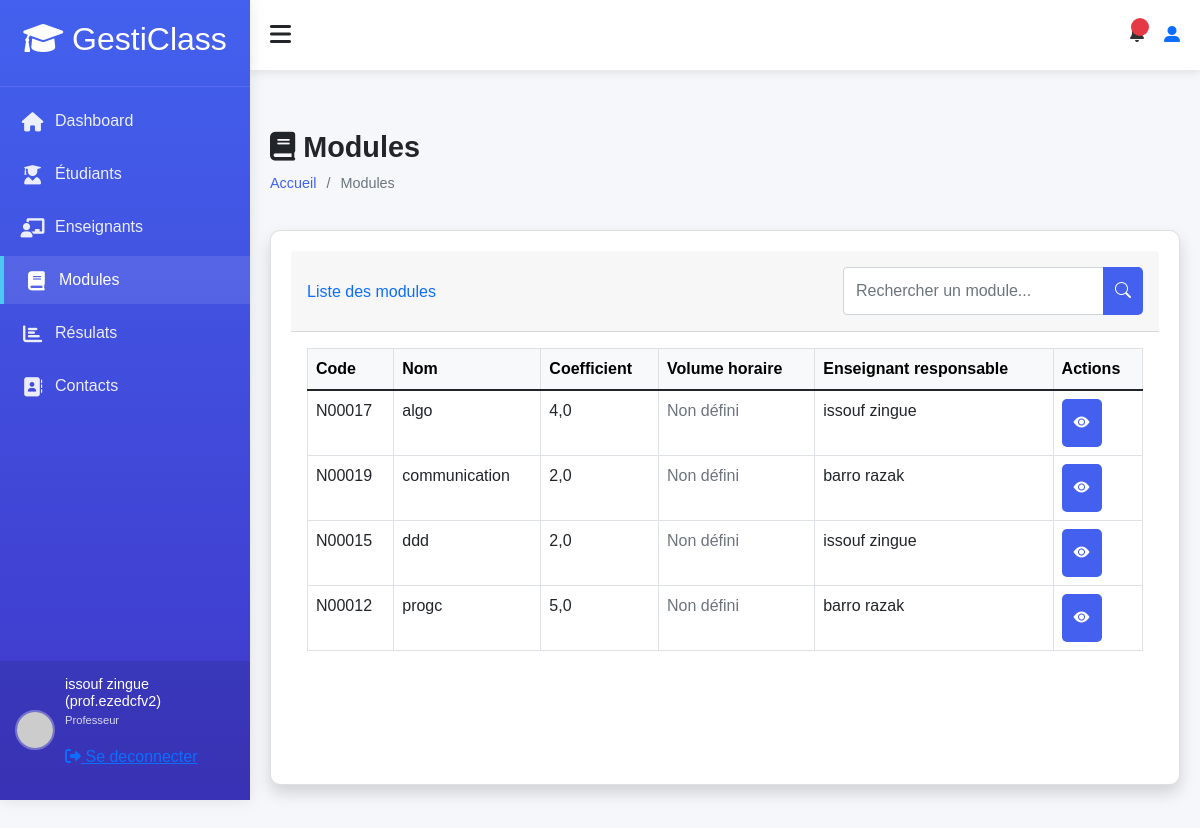
The app's page /accounts/modules/list/ (signed in) with its own data.
### accounts/models.py (models this page shows, shortened)
class User(AbstractUser):
    ROLE_CHOICES = (
        ('admin', 'Administrateur'),
        ('teacher', 'Enseignant'),
        ('student', 'Élève'),
    )
    profil = models.CharField(max_length=10, choices=ROLE_CHOICES, default='student')
    phone = models.CharField(max_length=20, blank=True)
    birth_date = models.DateField(null=True, blank=True)
    photo = models.ImageField(upload_to='users/', null=True, blank=True)
    specialty = models.CharField(max_length=100, null=True, blank=True)
    hire_date = models.DateField(null=True, blank=True)
    address = models.TextField(blank=True)
    is_student = models.BooleanField(default=False)
    is_teacher = models.BooleanField(default=False)
    phone_number = models.CharField(max_length=15, blank=True)
    date_of_birth = models.DateField(null=True, blank=True)
    def __str__(self):
        return f"{self.first_name} {self.last_name} ({self.username})"
    def is_teacher(self):
        return self.profil == 'teacher'
    def is_student(self):
        return self.profil == 'student'
    class Meta:
        permissions = [
        ("peut_acceder_module", "Peut acceder au module"),
        ("peut_acceder_aux_eleve", "Peut acceder aux eleves"),
        ("peut_acceder_aux_enseignants", "peut acceder aux enseigants"),
        ("peut_acceder_aux_roles", "peut acceder aux roles"),
        ("peut_acceder_au_student_dashboard", "Peut accéder au tableau de bord étudiant"),
        ("peut_acceder_au_teacher_dashboard", "Peut accéder au tableau de bord enseignant"),
        ("peut_acceder_au_admin_dashboard", "Peut accéder au tableau de bord administrateur"),
        ("can_view_student_list", "Peut voir la liste des étudiants"),
        ("can_view_teacher_list", "Peut voir la liste des enseignants"),
        ("can_view_module_list", "Peut voir la liste des modules"),
        ("can_view_results_list", "Peut voir la liste résultats"),
        ("can_view_module_details", "Peut les details d'un module"),
        ("can_view_student_details", "Peut voir les détails d'un étudiant"),
        ("can_view_teacher_details", "Peut voir les détails d'un enseignant"),
        ("can_view_own_details", "Peut voir ses propres détails"),
        ("cans_view_results", "Peut voir les résultats"),
        ("can_view_own_results", "Peut voir ses propres résultats"),
        ("view_role", "Peut voir les rôles"),
        ("add_role", "Peut ajouter un rôle"),
        ("change_role", "Peut modifier un rôle"),
        ("delete_role", "Peut supprimer un rôle"),
        ("assign_role", "Peut assigner des rôles"),
        ("view_timetable", "Peut voir l'emploi du temps"),
        ("manage_timetable", "Peut gérer l'emploi du temps"),
        ("can_add_teacher", "Peut ajouter un enseignant"),
        ("can_add_student", "Peut ajouter un étudiant"),
        ("can_change_teacher", "Peut modifier un enseignant"),
        ("can_change_student", "Peut modifier un étudiant"),
        ("can_delete_teacher", "Peut supprimer un enseignant"),
        ("can_delete_student", "Peut supprimer un étudiant"),
        ("can_view_schoolinfo", "Peut voir les informations de l'école"),
        ("can_add_schoolinfo", "Peut ajouter les informations de l'école"),
        ("can_change_schoolinfo", "Peut modifier les informations de l'école"),
        ("can_delete_schoolinfo", "Peut supprimer les informations de l'école"),
        ]

class Module(models.Model):
    SEMESTER_CHOICES = [
        ('S1', 'Semestre 1'),
        ('S2', 'Semestre 2'),
        ('S3', 'Semestre 3'),
        ('S4', 'Semestre 4'),
        ('S5', 'Semestre 5'),
        ('S6', 'Semestre 6'),
    ]
    name = models.CharField(max_length=100, verbose_name="Nom du module")
    code = models.CharField(max_length=20, unique=True, verbose_name="Code du module")
    description = models.TextField(blank=True, verbose_name="Description")
    coefficient = models.FloatField(default=1, verbose_name="Coefficient")
    credit = models.IntegerField(default=1, verbose_name="Crédits")
    semester = models.CharField(
        max_length=2,
        choices=SEMESTER_CHOICES,
        blank=True,
        null=True,
        verbose_name="Semestre"
    )
    teacher = models.ForeignKey(
        User,
        on_delete=models.SET_NULL,
        null=True,
        blank=True,
        limit_choices_to={'profil': 'teacher'},
        verbose_name="Enseignant"
    )

### accounts/views.py (the view)
# urls.py: path('modules/list/', views.modules_list,
@login_required
@permission_required('accounts.can_view_module_list', raise_exception=True)
def modules_list(request):
    modules = Module.objects.all().order_by('name')
    is_admin_user = request.user.is_superuser
    semester = request.GET.get('semester')
    if semester:
        modules = modules.filter(semester=semester)
    teacher_id = request.GET.get('teacher')
    if teacher_id:
        modules = modules.filter(teacher_id=teacher_id)
    teachers = User.objects.filter(profil='teacher')
    semesters = [
        ('S1', 'Semestre 1'),
        ('S2', 'Semestre 2'),
        ('S3', 'Semestre 3'),
        ('S4', 'Semestre 4'),
        ('S5', 'Semestre 5'),
        ('S6', 'Semestre 6'),
    ]
    context = {
        'modules': modules,
        'teachers': teachers,
        'semesters': semesters,
        'selected_semester': semester,
        'selected_teacher': teacher_id,
        'is_admin': is_admin_user,
        'title': 'Liste des modules'
    }
    return render(request, 'modules/list.html', context)

### accounts/templates/modules/list.html (shortened to what this page needs)
{% extends "models/base.html" %}
{% load static %}
{% block content %}
<div class="content">
    <div class="page-title">
        <div>
            <h2><i class="fas fa-book me-2"></i>Modules</h2>
            <ul class="breadcrumb">
                <li><a href="{% url 'dashboard:home' %}">Accueil</a></li>
                <li>Modules</li>
            </ul>
        </div>
    </div>
    <div class="card shadow mb-4">
        <div class="card-header py-3 d-flex flex-row align-items-center justify-content-between">
            <h6 class="m-0 font-weight-bold text-primary">Liste des modules</h6>
            <div class="d-flex gap-2">
                <div class="input-group" style="width: 300px;">
                    <input type="text" class="form-control" placeholder="Rechercher un module..." id="searchInput">
                    <button class="btn btn-outline-primary" type="button" id="searchButton">
                        <i class="bi bi-search"></i>
                    </button>
                </div>
            </div>
        </div>
        <div class="card-body">
            <div class="table-responsive">
                <table class="table table-bordered table-hover" id="moduleTable" width="100%" cellspacing="0">
                    <thead class="table-light">
                        <tr>
                            <th>Code</th>
                            <th>Nom</th>
                            <th>Coefficient</th>
                            <th>Volume horaire</th>
                            <th>Enseignant responsable</th>
                            <th>Actions</th>
                        </tr>
                    </thead>
                    <tbody>
                        {% for module in modules %}
                        <tr>
                            <td>{{ module.code }}</td>
                            <td>{{ module.name }}</td>
                            <td>{{ module.coefficient }}</td>
                            <td>
                                {% if module.cm_hours or module.td_hours or module.tp_hours %}
                                    {% if module.cm_hours %}<span class="badge bg-primary me-1">CM: {{ module.cm_hours }}h</span>{% endif %}
                                    {% if module.td_hours %}<span class="badge bg-info me-1">TD: {{ module.td_hours }}h</span>{% endif %}
                                    {% if module.tp_hours %}<span class="badge bg-success">TP: {{ module.tp_hours }}h</span>{% endif %}
                                {% else %}
                                    <span class="text-muted">Non défini</span>
                                {% endif %}
                            </td>
                            <td>
                                {% if module.teacher %}
                                    {{ module.teacher.get_full_name }}
                                {% else %}
                                    Non assigné
                                {% endif %}
                            </td>
                            <td>
                                <div class="btn-group" role="group">
                                    <a href="{% url 'accounts:module_detail' module.id %}"
                                       class="btn btn-outline-primary btn-sm"
                                       data-bs-toggle="tooltip"
                                       title="Voir détails">
                                        <i class="bi bi-eye-fill"></i>
                                    </a>
                                </div>
                            </td>
                        </tr>
                        {% empty %}
                        <tr>
                            <td colspan="6" class="text-center">Aucun module enregistré</td>
                        </tr>
                        {% endfor %}
                    </tbody>
                </table>
            </div>
        </div>
    </div>
</div>
{% endblock %}

### templates/models/sidebar.html (shortened to what this page needs)
<div class="sidebar" id="sidebar">
    <div class="sidebar-header">
        <h2><i class="fas fa-graduation-cap text-white"></i> GestiClass</h2>
    </div>
    <div class="sidebar-menu">
        <ul>
            <li><a href="{% url 'dashboard:home' %}" class="active"><i class="fas fa-home"></i> Dashboard</a></li>
            <li><a href="{% url 'accounts:students_list' %}"><i class="fas fa-user-graduate"></i> Étudiants</a></li>
            {% if perms.accounts.peut_acceder_aux_enseignants %}
            <li><a href="{% url 'accounts:teachers_list' %}" ><i class="fas fa-chalkboard-teacher"></i> Enseignants</a></li>
            {% endif %}
            {% if perms.accounts.peut_acceder_module %}
            <li><a href="{% url 'accounts:modules_list' %}"><i class="fas fa-book"></i> Modules</a></li>
            {% endif %}
            <li><a href="{% url 'accounts:results_list' %}"><i class="fas fa-chart-bar"></i> Résulats</a></li>
            <li><a href="{% url 'accounts:contact' %}"><i class="fas fa-address-book"></i> Contacts</a></li>
        </ul>
    </div>
    <div class="user-profile">
        <img src="https://ui-avatars.com/api/?name=Admin+User&background=random" alt="User">
        <div class="user-info">
            <h4>{{ user }}</h4>
            <p>
                {% if user.profil == 'student' %}
                    Eleve
                {% elif user.profil == 'teacher' %}
                    Professeur
                {% elif user.profil == 'admin' %}
                    Admin
                {% endif %}
                <div>
                    <a  href="{% url 'accounts:logout' %}">
                        <i class="fas fa-sign-out-alt" ></i>
                        <span>Se deconnecter</span>
                    </a>
                </div>
            </p>
        </div>
    </div>
</div>

### templates/models/base.html (style rules this page uses)
:root { --primary: #4361ee; --secondary: #3f37c9; --success: #4cc9f0; --info: #4895ef; --warning: #f72585; --danger: #e63946; --light: #f8f9fa; --dark: #212529; --sidebar-width: 250px; --header-height: 70px; --transition: all 0.3s ease; }
* { margin: 0; padding: 0; box-sizing: border-box; font-family: 'Poppins', sans-serif; }
body { background-color: #f5f7fb; color: #333; overflow-x: hidden; }
.sidebar { width: var(--sidebar-width); background: linear-gradient(180deg, var(--primary) 0%, var(--secondary) 100%); color: white; height: 100vh; position: fixed; transition: var(--transition); z-index: 1000; box-shadow: 0 0 15px rgba(0, 0, 0, 0.1); }
.sidebar-header { padding: 20px; text-align: center; border-bottom: 1px solid rgba(255, 255, 255, 0.1); }
.sidebar-menu { padding: 10px 0; }
.sidebar-menu ul { list-style: none; padding: 0; margin: 0; }
.sidebar-menu li { margin-bottom: 5px; }
.sidebar-menu a { display: flex; align-items: center; padding: 12px 20px; color: rgba(255, 255, 255, 0.9); text-decoration: none; transition: var(--transition); font-size: 1rem; }
.sidebar-menu a:hover, .sidebar-menu a.active { background-color: rgba(255, 255, 255, 0.1); color: white; border-left: 4px solid var(--success); }
.sidebar-menu i { margin-right: 10px; font-size: 1.2rem; width: 25px; text-align: center; }
.user-profile { position: absolute; bottom: 0; width: 100%; padding: 15px; background-color: rgba(0, 0, 0, 0.1); display: flex; align-items: center; }
.user-profile img { width: 40px; height: 40px; border-radius: 50%; object-fit: cover; margin-right: 10px; border: 2px solid rgba(255, 255, 255, 0.3); }
.user-info h4 { font-size: 0.9rem; margin-bottom: 2px; }
.user-info p { font-size: 0.7rem; opacity: 0.8; }
.content { padding: 20px; }
.page-title { margin-bottom: 20px; display: flex; justify-content: space-between; align-items: center; }
.page-title h2 { font-size: 1.8rem; color: var(--dark); font-weight: 600; }
.breadcrumb { display: flex; list-style: none; }
.breadcrumb li { margin-right: 10px; font-size: 0.9rem; color: #6c757d; }
.breadcrumb li:after { content: '/'; margin-left: 10px; }
.breadcrumb li:last-child:after { content: ''; }
.breadcrumb li a { color: var(--primary); text-decoration: none; }
.card { background-color: white; border-radius: 10px; box-shadow: 0 4px 10px rgba(0, 0, 0, 0.05); padding: 20px; transition: var(--transition); }
.table-responsive { min-height: 400px; }
.btn { display: block; padding: 12px; background-color: var(--primary); color: white; border: none; border-radius: 5px; cursor: pointer; font-size: 1rem; transition: var(--transition); }
.sidebar { width: var(--sidebar-width); transition: var(--transition); }

### records on screen
User: first_name+last_name+username "issouf zingue (prof.ezedcfv2)"
Module: code "N00017", name "algo", coefficient "4,0", teacher.get_full_name "issouf zingue"
Module: code "N00019", name "communication", coefficient "2,0", teacher.get_full_name "barro razak"
Module: code "N00015", name "ddd", coefficient "2,0", teacher.get_full_name "issouf zingue"
Module: code "N00012", name "progc", coefficient "5,0", teacher.get_full_name "barro razak"
